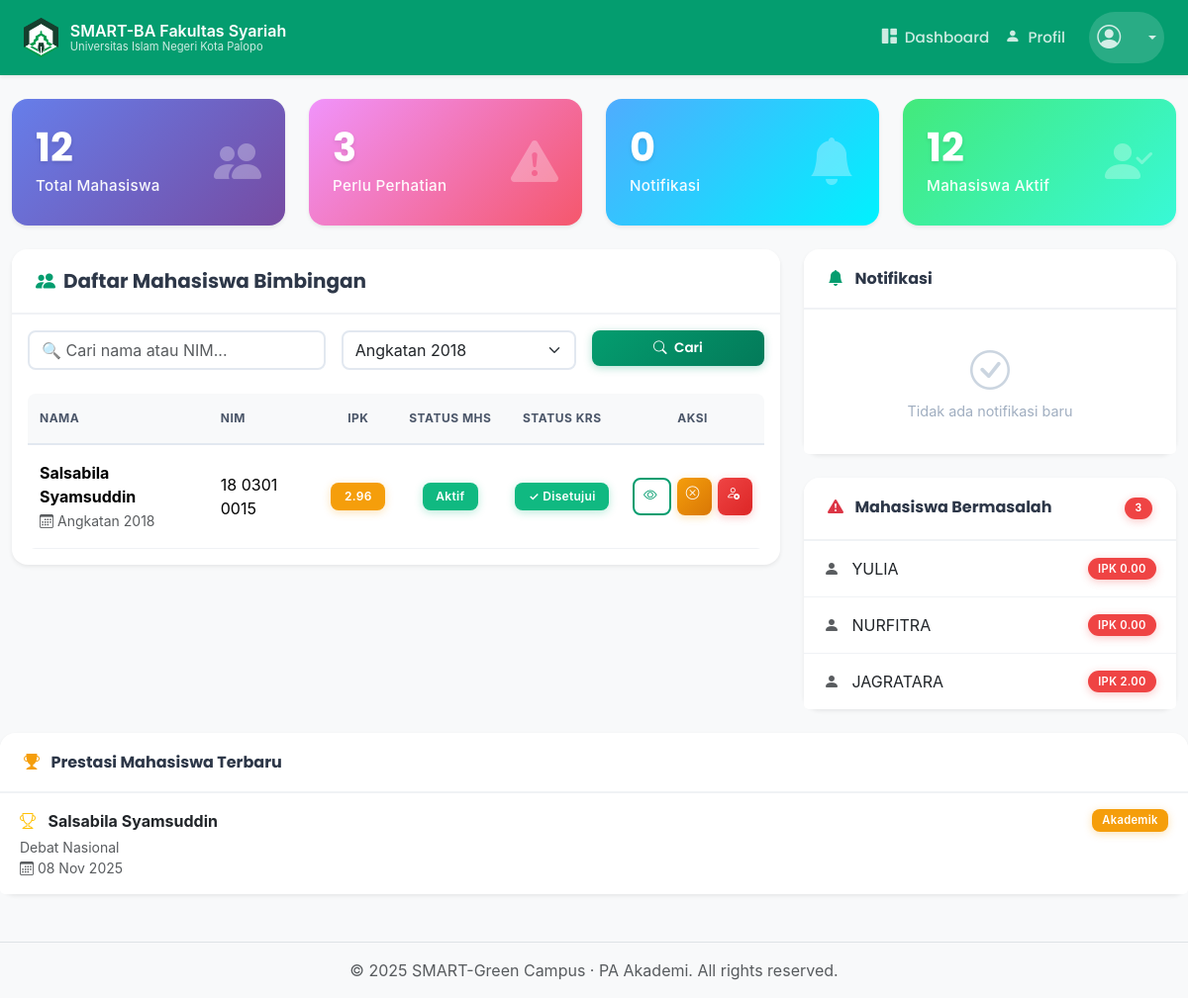
Screenshot of /dashboard_dosen.php?angkatan=2018 (signed in) with the database file from the repository.
### tables this page shows
CREATE TABLE `mahasiswa` (
  `nim` varchar(20) NOT NULL,
  `nama_mahasiswa` varchar(255) NOT NULL,
  `email` varchar(100) DEFAULT NULL,
  `telp` varchar(20) DEFAULT NULL,
  `alamat` text DEFAULT NULL,
  `tempat_lahir` varchar(100) DEFAULT NULL,
  `tgl_lahir` date DEFAULT NULL,
  `jenis_kelamin` enum('Laki-laki','Perempuan') DEFAULT NULL,
  `jenjang` varchar(10) DEFAULT 'S1',
  `hobi` text DEFAULT NULL,
  `angkatan` int(11) NOT NULL,
  `status_semester` char(1) DEFAULT NULL COMMENT 'Contoh: A (Aktif), N (Non-Aktif)',
  `semester_berjalan` int(11) DEFAULT NULL,
  `sks_semester` int(11) DEFAULT NULL,
  `batas_sks` int(11) DEFAULT NULL,
  `total_sks` int(11) DEFAULT NULL,
  `ips` decimal(3,2) DEFAULT NULL,
  `ipk` decimal(3,2) DEFAULT NULL,
  `krs_disetujui` tinyint(1) DEFAULT 0,
  `krs_notif_dilihat` tinyint(1) NOT NULL DEFAULT 0,
  `id_prodi` int(11) DEFAULT NULL,
  `id_dosen_pa` int(11) DEFAULT NULL,
  `password` varchar(255) NOT NULL,
  `foto_mahasiswa` varchar(255) DEFAULT NULL,
  `status` enum('Aktif','Non-Aktif') NOT NULL DEFAULT 'Aktif'
);

CREATE TABLE `dokumen_prestasi` (
  `id_prestasi` int(11) NOT NULL,
  `nim` varchar(20) NOT NULL,
  `nama_prestasi` varchar(255) NOT NULL,
  `jenis_prestasi` varchar(50) NOT NULL,
  `file_dokumen` varchar(255) NOT NULL,
  `tanggal_upload` datetime DEFAULT current_timestamp()
);

### dashboard_dosen.php (the view, shortened to what the rows shown need)
<?php
require 'templates/header.php';
$id_dosen_login = $_SESSION['user_id'];
$params = [];
$types = "";
$sql_main = "SELECT nim, nama_mahasiswa, ipk, status, angkatan, krs_disetujui FROM mahasiswa WHERE id_dosen_pa = ?";
$params[] = $id_dosen_login;
$types .= "i";
if (!empty($_GET['angkatan'])) {
    $sql_main .= " AND angkatan = ?";
    $params[] = $_GET['angkatan'];
    $types .= "i";
}
$sql_main .= " ORDER BY nama_mahasiswa ASC";
$stmt_main = $conn->prepare($sql_main);
if ($stmt_main) {
    if (count($params) > 1) {
        $stmt_main->bind_param($types, ...$params);
    } else {
        $stmt_main->bind_param($types, $id_dosen_login);
    }
    $stmt_main->execute();
    $result_mahasiswa = $stmt_main->get_result();
}
$result_sidebar_bermasalah = $conn->query("SELECT nim, nama_mahasiswa, ipk FROM mahasiswa WHERE id_dosen_pa = {$id_dosen_login} AND (ipk < 2.75 OR status = 'Non-Aktif') ORDER BY ipk ASC LIMIT 5");
?>
<div class="container-fluid my-4">
    <div class="row g-4">
        <div class="col-lg-8">
            <div class="card shadow-sm">
                <div class="card-body">
                    <div class="table-responsive">
                        <table class="table table-hover align-middle">
                            <thead class="table-light">
                                <tr>
                                    <th>Nama</th>
                                    <th>NIM</th>
                                    <th class="text-center">IPK</th>
                                    <th class="text-center">Status Mhs</th>
                                    <th class="text-center">Status KRS</th>
                                    <th class="text-center">Aksi</th>
                                </tr>
                            </thead>
                            <tbody>
                                <?php if (isset($result_mahasiswa) && $result_mahasiswa->num_rows > 0):
                                    while($mhs = $result_mahasiswa->fetch_assoc()):
                                ?>
                                <tr>
                                    <td>
                                        <div>
                                            <strong class="d-block"><?= htmlspecialchars($mhs['nama_mahasiswa']); ?></strong>
                                            <small class="text-muted">
                                                <i class="bi bi-calendar3 me-1"></i>Angkatan <?= $mhs['angkatan']; ?>
                                            </small>
                                        </div>
                                    </td>
                                    <td><span class="text-monospace"><?= htmlspecialchars($mhs['nim']); ?></span></td>
                                    <td class="text-center">
                                        <span class="badge <?= ($mhs['ipk'] >= 3.0) ? 'bg-success' : (($mhs['ipk'] >= 2.75) ? 'bg-warning' : 'bg-danger'); ?>">
                                            <?= number_format($mhs['ipk'], 2); ?>
                                        </span>
                                    </td>
                                    <td class="text-center">
                                        <span class="badge <?= ($mhs['status'] == 'Aktif') ? 'bg-success' : 'bg-danger'; ?>">
                                            <?= htmlspecialchars($mhs['status']); ?>
                                        </span>
                                    </td>
                                    <td class="text-center">
                                        <span class="badge <?= ($mhs['krs_disetujui'] == 1) ? 'bg-success' : 'bg-warning'; ?>">
                                            <?= ($mhs['krs_disetujui'] == 1) ? '✓ Disetujui' : '⏳ Belum'; ?>
                                        </span>
                                    </td>
                                    <td class="text-center">
                                        <div class="action-buttons">
                                            <a href="detail_mahasiswa.php?nim=<?= $mhs['nim']; ?>"
                                               class="btn btn-sm btn-outline-primary"
                                               title="Lihat Detail Mahasiswa">
                                                <i class="bi bi-eye"></i>
                                            </a>
                                            <?php if ($mhs['krs_disetujui'] == 0): ?>
                                            <a href="update_status.php?nim=<?= $mhs['nim']; ?>&action=setujui_krs"
                                               class="btn btn-sm btn-primary"
                                               onclick="return confirm('Setujui KRS untuk <?= htmlspecialchars($mhs['nama_mahasiswa']); ?>?')"
                                               title="Setujui KRS">
                                                <i class="bi bi-check-circle"></i>
                                                <span class="btn-text">KRS</span>
                                            </a>
                                            <?php else: ?>
                                            <a href="update_status.php?nim=<?= $mhs['nim']; ?>&action=tolak_krs"
                                               class="btn btn-sm btn-warning"
                                               onclick="return confirm('Batalkan persetujuan KRS untuk <?= htmlspecialchars($mhs['nama_mahasiswa']); ?>?')"
                                               title="Batalkan Persetujuan KRS">
                                                <i class="bi bi-x-circle"></i>
                                            </a>
                                            <?php endif; ?>
                                            <?php if ($mhs['status'] == 'Aktif'): ?>
                                            <a href="update_status.php?nim=<?= $mhs['nim']; ?>&action=set_status_nonaktif"
                                               class="btn btn-sm btn-danger"
                                               onclick="return confirm('Non-aktifkan mahasiswa <?= htmlspecialchars($mhs['nama_mahasiswa']); ?>?')"
                                               title="Non-Aktifkan Mahasiswa">
                                                <i class="bi bi-person-x"></i>
                                            </a>
                                            <?php endif; ?>
                                        </div>
                                    </td>
                                </tr>
                                <?php endwhile; endif; ?>
                            </tbody>
                        </table>
                    </div>
                </div>
            </div>
        </div>
        <div class="col-lg-4">
            <div class="card shadow-sm sidebar-widget">
                <ul class="list-group list-group-flush">
                    <?php if ($result_sidebar_bermasalah->num_rows > 0):
                        while($prob = $result_sidebar_bermasalah->fetch_assoc()):
                    ?>
                    <a href="detail_mahasiswa.php?nim=<?= $prob['nim'] ?>"
                       class="list-group-item list-group-item-action d-flex justify-content-between align-items-center">
                        <span>
                            <i class="bi bi-person-fill me-2 text-muted"></i>
                            <?= htmlspecialchars($prob['nama_mahasiswa']); ?>
                        </span>
                        <span class="badge bg-danger rounded-pill">IPK <?= number_format($prob['ipk'], 2) ?></span>
                    </a>
                    <?php endwhile; endif; ?>
                </ul>
            </div>
        </div>
    </div>
</div>
<div class="card shadow-sm sidebar-widget mt-4">
    <ul class="list-group list-group-flush">
        <?php
        $result_prestasi = $conn->query("
            SELECT dp.*, m.nama_mahasiswa
            FROM dokumen_prestasi dp
            JOIN mahasiswa m ON dp.nim = m.nim
            WHERE m.id_dosen_pa = {$id_dosen_login}
            ORDER BY dp.tanggal_upload DESC
            LIMIT 5
        ");
        if ($result_prestasi->num_rows > 0):
            while($prestasi = $result_prestasi->fetch_assoc()):
        ?>
        <a href="assets/uploads/prestasi/<?= htmlspecialchars($prestasi['file_dokumen']); ?>"
           target="_blank"
           class="list-group-item list-group-item-action">
            <div class="d-flex justify-content-between align-items-start">
                <div>
                    <i class="bi bi-trophy me-2 text-warning"></i>
                    <strong><?= htmlspecialchars($prestasi['nama_mahasiswa']); ?></strong>
                    <div class="small text-muted mt-1">
                        <?= htmlspecialchars($prestasi['nama_prestasi']); ?>
                    </div>
                    <div class="small text-muted">
                        <i class="bi bi-calendar3"></i> <?= date('d M Y', strtotime($prestasi['tanggal_upload'])); ?>
                    </div>
                </div>
                <span class="badge bg-warning text-dark"><?= htmlspecialchars($prestasi['jenis_prestasi']); ?></span>
            </div>
        </a>
        <?php endwhile; endif; ?>
    </ul>
</div>
<?php
require 'templates/footer.php';
?>

### rows the page displays
mahasiswa: nama_mahasiswa "Salsabila Syamsuddin", angkatan "2018", nim "18 0301 0015", ipk "2.96", status "Aktif", krs_disetujui "✓ Disetujui"
mahasiswa: nama_mahasiswa "YULIA", ipk "0.00"
mahasiswa: nama_mahasiswa "NURFITRA", ipk "0.00"
mahasiswa: nama_mahasiswa "JAGRATARA", ipk "2.00"
dokumen_prestasi: nim.nama_mahasiswa "Salsabila Syamsuddin", nama_prestasi "Debat Nasional", tanggal_upload "08 Nov 2025", jenis_prestasi "Akademik"

### other values shown
$total_mahasiswa "12"
$perlu_perhatian "3"
$total_notifikasi "0"
$mahasiswa_aktif "12"
